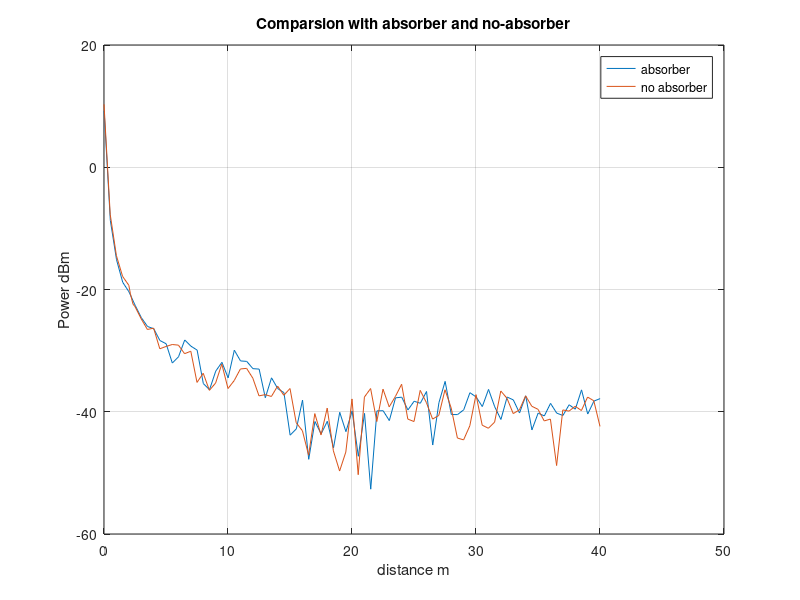

This chart was generated by the following MATLAB code:
clear
clc

% measured data v-v
measured_data_v = [
    1	9.24	9.2
    51	-8.65	-8.75
    101	-14.96	-15.3
    151	-18.64	-19.01
    201	-20.16	-20.58
    251	-22.48	-22.69
    301	-24.32	-24.89
    351	-25.87	-26.23
    401	-26.1	-26.74
    451	-27.7	-29
    501	-28.52	-29.23
    551	-31.22	-32.84
    601	-30.77	-31.24
    651	-27.97	-28.54
    701	-29.14	-29.4
    751	-29.52	-30.3
    801	-35.2	-35.58
    851	-36.2	-36.58
    901	-33.22	-33.49
    951	-31.04	-32.78
    1001	-34.02	-34.9
    1051	-29.69	-30.17
    1101	-31.49	-31.88
    1151	-31.64	-31.88
    1201	-32.7	-33.2
    1251	-32.2	-33.84
    1301	-37.09	-38.33
    1351	-34.32	-34.58
    1401	-35.94	-36.48
    1451	-36.7	-37.04
    1501	-43.43	-44.23
    1551	-42.64	-42.96
    1601	-37.74	-38.44
    1651	-47.24	-48.32
    1701	-41.33	-41.86
    1751	-43.26	-43.97
    1801	-40.11	-43.01
    1851	-45.32	-46.47
    1901	-39.7	-40.48
    1951	-42.64	-43.87
    2001	-39.43	-40.3
    2051	-47.01	-47.56
    2101	-39.84	-40.7
    2151	-52.43	-52.9
    2201	-39.7	-40.01
    2251	-39.32	-40.34
    2301	-41	-41.89
    2351	-37.6	-37.85
    2401	-37.43	-37.8
    2451	-39.32	-40.09
    2501	-38	-38.56
    2551	-38.52	-38.7
    2601	-36.51	-36.86
    2651	-45.02	-45.87
    2701	-38.46	-38.57
    2751	-37.32	-32.74
    2801	-40.34	-40.56
    2851	-40.14	-40.79
    2901	-39.62	-39.74
    2951	-36.8	-36.96
    3001	-37.43	-37.73
    3051	-39.01	-39.29
    3101	-36.29	-36.4
    3151	-39.06	-39.32
    3201	-41.03	-41.5
    3251	-37.42	-37.76
    3301	-37.89	-38.24
    3351	-40.07	-40.34
    3401	-37.27	-37.52
    3451	-42.78	-43.17
    3501	-39.89	-40.56
    3551	-40.56	-40.8
    3601	-38.5	-38.76
    3651	-40.17	-40.28
    3701	-40.4	-40.82
    3751	-38.69	-39.02
    3801	-39.27	-39.89
    3851	-36.3	-36.54
    3901	-40.23	-40.52
    3951	-38.19	-38.32
    4001	-37.73	-37.97
    ];

% convert cm into m
distance_v = measured_data_v(:,1)./100;

power_average_v = (measured_data_v(:,2) + measured_data_v(:,3))./2;


% measured data h_h
measured_data_no_absorber  = [
    0	10.3
    0.5	-7.7
    1	-14.46
    1.5	-17.86
    2	-19.3
    2.13	-20.7
    2.25	-21.7
    2.34	-22.4
    2.5	-22.8
    3	-24.8
    3.5	-26.54
    4	-26.32
    4.5	-29.7
    5	-29.32
    5.5	-29
    6	-29.1
    6.5	-30.5
    7	-30.1
    7.5	-35.2
    8	-33.7
    8.5	-36.5
    9	-35.3
    9.5	-32.2
    10	-36.2
    10.5	-34.9
    11	-33
    11.5	-32.9
    12	-34.5
    12.5	-37.4
    13	-37.2
    13.5	-37.5
    14	-35.8
    14.5	-37.3
    15	-36.2
    15.5	-41.8
    16	-43.1
    16.5	-47.1
    17	-40.3
    17.5	-43.8
    18	-39.4
    18.5	-46.4
    19	-49.7
    19.5	-46.6
    20	-37.9
    20.5	-50.3
    21	-37.6
    21.5	-36.2
    22	-41.6
    22.5	-36.3
    23	-39.2
    23.5	-37.5
    24	-35.5
    24.5	-41.2
    25	-41.6
    25.5	-36.5
    26	-38.5
    26.5	-41.2
    27	-40.6
    27.5	-36.4
    28	-39.4
    28.5	-44.3
    29	-44.6
    29.5	-42.3
    30	-37.2
    30.5	-42.2
    31	-42.7
    31.5	-41.7
    32	-36.6
    32.5	-37.8
    33	-40.3
    33.5	-39.7
    34	-37.4
    34.5	-39.1
    35	-39.6
    35.5	-41.5
    36	-41.2
    36.5	-48.8
    37	-39.7
    37.5	-39.9
    38	-39.1
    38.5	-39.8
    39	-37.6
    39.5	-38.2
    40	-42.4
    ];

distance_no_absorber  = measured_data_no_absorber (:,1);

power_average_no_absorber  = measured_data_no_absorber (:,2);

figure(1)
plot(distance_v, power_average_v)
title('Comparsion with absorber and no-absorber')
xlabel('distance m')
ylabel('Power dBm')
hold on
plot(distance_no_absorber , power_average_no_absorber )
legend('absorber','no absorber')
grid on